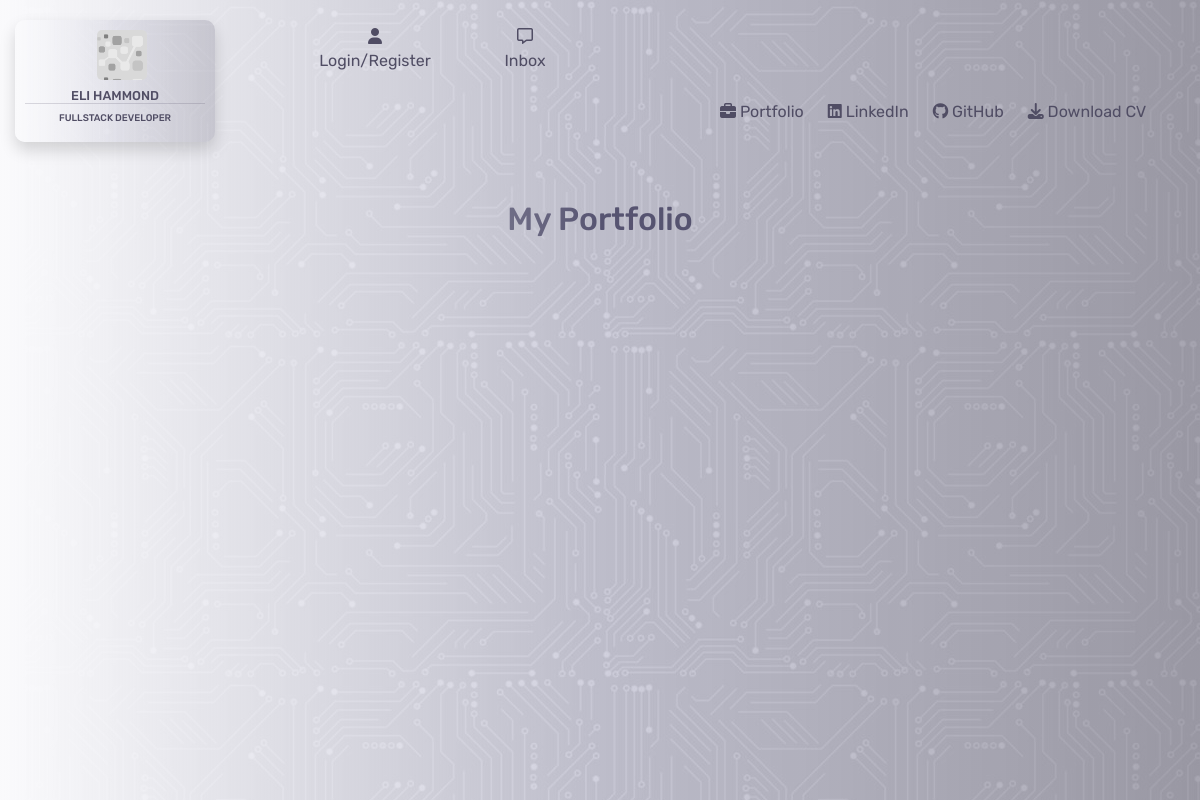
/portfolio/, run on an earlier commit of the app's database.
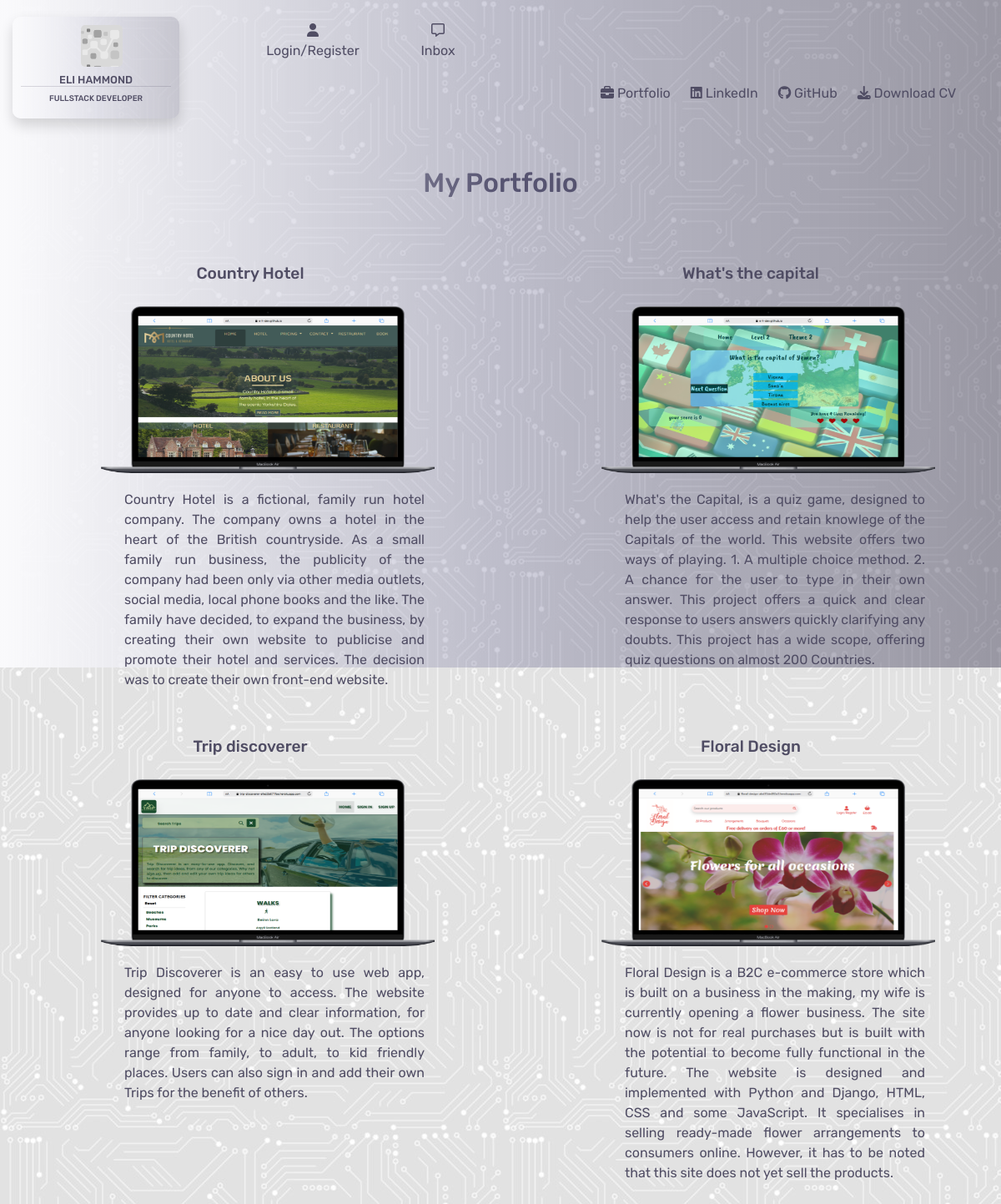
And on a later commit of the database.
### portfolio/models.py (models this page shows, shortened)
class Portfolio(models.Model):
    class Meta:
        verbose_name_plural = "Portfolio"
    name = models.CharField(max_length=254)
    website_url = models.URLField(max_length=1250, null=True, blank=True)
    description = models.TextField()
    image = models.ImageField(null=True, blank=True)

### portfolio/views.py (the view)
# urls.py: path('', views.all_portfolio, name='portfolio'),
def all_portfolio(request):
    portfolio = Portfolio.objects.all()
    context = {
        'portfolio': portfolio
    }
    return render(request, "portfolio/portfolio.html", context)

### portfolio/templates/portfolio/portfolio.html
{% extends "base.html" %}
{% load static %}
{% block content %}
<div class="container-fluid">
    <div class="row">
        <div class="col-4"></div>
        <div class="col-4">
            <h2 class="header">My Portfolio</h2>
        </div>
        <div class="col-4"></div>
    </div>
    <div class="row portfolio-displays">
        {% for p in portfolio %}
        <div class="col-md-6">
            <h6 class="portfolio-header">{{ p.name }}</h6>
            <a class="image-position" href="{{ p.website_url }}" target="_blank">
                <img class="porfolio-image" src="{{ p.image.url }}" alt="image">
            </a>
            <p class="description-p">{{ p.description }}</p>
        </div>
        {% endfor %}
    </div>
</div>
{% endblock %}

### templates/base.html (shortened to what this page needs)
{% load static %}
<!DOCTYPE html>
<html lang="en">
<head>
    {% block corecss %}
        <link rel="stylesheet" href="https://stackpath.bootstrapcdn.com/bootstrap/4.4.1/css/bootstrap.min.css">
        <link rel="stylesheet" href="https://cdnjs.cloudflare.com/ajax/libs/font-awesome/6.6.0/css/all.min.css">
        <link rel="stylesheet" href="https://cdnjs.cloudflare.com/ajax/libs/font-awesome/6.6.0/css/all.min.css">
        <link rel="stylesheet" href="{% static 'css/base.css' %}">
    {% endblock %}
</head>
<body>
    <div class="opaque"></div>
    <header>
        <nav>
            <div class="container-fluid">
                <div class="row">
                    <div class="col-md-3">
                        <a href="{% url 'home' %}">
                            <div class="logo shadow">
                                <div class="logo-logo"></div>
                                <h5>Eli Hammond</h5>
                                <h6>Fullstack Developer</h6>
                            </div>
                        </a>
                    </div>
                    <div class="col-md-3">
                        <div class="row">
                            <div class="col-md-6">
                                <div class="dropdown">
                                    <div class="dropbtn">
                                        <div class="icon"><i class="fa-solid fa-user"></i></div>
                                        {% if request.user.is_authenticated %}
                                            Hello {{ user.username|capfirst }}
                                        {% else %}
                                            Login/Register
                                        {% endif %}
                                    </div>
                                </div>
                            </div>
                            <div class="col-md-6">
                                {% if message %}
                                    <div class="if-message">
                                        <div class="inbox-number"><strong>5</strong></div>
                                        <div class="icon if-message"><i class="fa-regular fa-message"></i></div>
                                        Inbox
                                    </div>
                                {% else %}
                                    <div class="message-box">
                                        <div class="icon"><i class="fa-regular fa-message"></i></div>
                                        Inbox
                                    </div>
                                {% endif %}
                            </div>
                        </div>
                    </div>
                    <div class="col-md-6">
                    </div>
                </div>
                <div class="row bottom-header">
                    <div class="col-md-7"></div>
                    <div class="col-md-5 d-none d-lg-block">
                        <ul>
                            <li>
                                <a href="{% url 'portfolio' %}"><i class="fa-solid fa-briefcase"></i> Portfolio</a>
                            </li>
                            <li>
                                <a href="https://www.linkedin.com/in/elliot-hammond-286739298/" target="_blank"><i class="fa-brands fa-linkedin"></i> LinkedIn</a>
                            </li>
                            <li>
                                <a href="https://github.com/e-h-dev" target="_blank"><i class="fa-brands fa-github"></i> GitHub</a>
                            </li>
                            <li>
                                <a href=""><i class="fa-solid fa-download"></i> Download CV</a>
                            </li>
                        </ul>
                    </div>
                </div>
            </div>
        </nav>
    </header>
    {% block content %}
    {% endblock %}
</body>
</html>

### static/css/base.css (style rules this page uses)
:root { --main-font:Rubik; --text-color:rgb(80, 77, 100); }
body { background-image: url('/media/background-image.jpg'); }
header { height:200px; }
.logo-logo { background-image: url("/media/small-logo.png"); height:50px; width:50px; position: relative; left:40%; background-size: contain; border-radius: 5px; z-index: -9999999999999999999999; }
.logo { height:100; width:200px; border-radius: 10px; position: relative; top:20px; z-index: 9999999999; font-family: var(--main-font); color:rgb(80, 77, 100); padding:10px; text-transform: uppercase; background-image: linear-gradient(to right, #fafafc, rgba(103, 102, 146, 0.1), rgba(80, 77, 100, 0.2)); }
.logo h5 { text-align: center; font-size: 0.8rem; padding-top: 8px; border-bottom: 1px solid rgba(80, 77, 100, 0.2); }
.logo h6 { text-align: center; font-size: 0.6rem; }
.bottom-header { position: absolute; top:100px; width:100vw; }
.opaque { background-image: linear-gradient(to right, #fafafc, rgba(103, 102, 146, 0.3), rgba(80, 77, 100, 0.5)); height:100vh; width:100vw; z-index: 1; position: fixed; }
ul { list-style: none; position: relative; padding-left:5px; z-index: 2; }
li a { color:rgb(80, 77, 100); font-family: var(--main-font); font-size: 1rem; padding-right: 1.5rem; float: left; }
.dropbtn { color: rgb(80, 77, 100); font-size: 16px; top:25px; text-align: center; font-family: var(--main-font); border: none; position: relative; z-index:1; cursor: pointer; }
.message-box { font-family: var(--main-font); color: rgb(80, 77, 100); position: relative; top:25px; text-align: center; z-index: 2; }
.icon { position: inherit; text-align: center; font-size: 1rem; }
.header { font-family: var(--main-font); color: rgb(80, 77, 100); text-align: center; padding-bottom: 50px; }
.portfolio-displays { position: relative; z-index: 2; }
.portfolio-header { color: var(--text-color); font-family: var(--main-font); text-align: center; font-size: 1.2rem; padding: 20px; }
.porfolio-image { height: 200px; width:400px; }
.image-position { position: relative; left:15%; padding: 20px; }
.description-p { padding: 20px; position: relative; left:20%; width:400px; text-align: justify; font-family: var(--main-font); color:var(--text-color); }

What changed in the data, as far as the page shows it:
added Portfolio: name "Country Hotel", image (picture), description "Country Hotel is a fictional, family run hotel company. The company owns a hotel in the heart of the British countryside. As a small family run business, the publicity of the company had been only via other media outlets, social media, local phone books and the like. The family have decided, to expand the business, by creating their own website to publicise and promote their hotel and services. The decision was to create their own front-end website."
added Portfolio: name "What's the capital", image (picture), description "What's the Capital, is a quiz game, designed to help the user access and retain knowlege of the Capitals of the world. This website offers two ways of playing. 1. A multiple choice method. 2. A chance for the user to type in their own answer. This project offers a quick and clear response to users answers quickly clarifying any doubts. This project has a wide scope, offering quiz questions on almost 200 Countries."
added Portfolio: name "Trip discoverer", image (picture), description "Trip Discoverer is an easy to use web app, designed for anyone to access. The website provides up to date and clear information, for anyone looking for a nice day out. The options range from family, to adult, to kid friendly places. Users can also sign in and add their own Trips for the benefit of others."
added Portfolio: name "Floral Design", image (picture), description "Floral Design is a B2C e-commerce store which is built on a business in the making, my wife is currently opening a flower business. The site now is not for real purchases but is built with the potential to become fully functional in the future. The website is designed and implemented with Python and Django, HTML, CSS and some JavaScript. It specialises in selling ready-made flower arrangements to consumers online. However, it has to be noted that this site does not yet sell the products."
